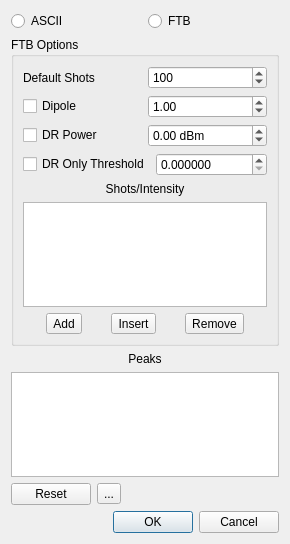
<?xml version="1.0" encoding="UTF-8"?>
<ui version="4.0">
 <class>PeakListExportDialog</class>
 <widget class="QDialog" name="PeakListExportDialog">
  <property name="geometry">
   <rect>
    <x>0</x>
    <y>0</y>
    <width>242</width>
    <height>544</height>
   </rect>
  </property>
  <property name="windowTitle">
   <string>Export Peak List</string>
  </property>
  <property name="windowIcon">
   <iconset resource="resources.qrc">
    <normaloff>:/icons/bc_logo_small.png</normaloff>:/icons/bc_logo_small.png</iconset>
  </property>
  <layout class="QVBoxLayout" name="verticalLayout_2">
   <item>
    <layout class="QHBoxLayout" name="horizontalLayout">
     <item>
      <widget class="QRadioButton" name="asciiRadioButton">
       <property name="text">
        <string>ASCII</string>
       </property>
      </widget>
     </item>
     <item>
      <widget class="QRadioButton" name="ftbRadioButton">
       <property name="text">
        <string>FTB</string>
       </property>
      </widget>
     </item>
    </layout>
   </item>
   <item>
    <widget class="QGroupBox" name="ftbOptionsBox">
     <property name="title">
      <string>FTB Options</string>
     </property>
     <layout class="QVBoxLayout" name="verticalLayout">
      <item>
       <layout class="QHBoxLayout" name="horizontalLayout_6">
        <item>
         <widget class="QLabel" name="label_3">
          <property name="text">
           <string>Default Shots</string>
          </property>
         </widget>
        </item>
        <item>
         <widget class="QSpinBox" name="defaultShotsSpinBox">
          <property name="toolTip">
           <string>&lt;html&gt;&lt;head/&gt;&lt;body&gt;&lt;p&gt;The number of shots to place into the ftb file for strong lines.&lt;/p&gt;&lt;p&gt;For weak lines, use the table below to set intensity thresholds for more shots.&lt;/p&gt;&lt;/body&gt;&lt;/html&gt;</string>
          </property>
          <property name="minimum">
           <number>1</number>
          </property>
          <property name="maximum">
           <number>100000000</number>
          </property>
          <property name="singleStep">
           <number>20</number>
          </property>
          <property name="value">
           <number>100</number>
          </property>
         </widget>
        </item>
       </layout>
      </item>
      <item>
       <layout class="QHBoxLayout" name="horizontalLayout_2">
        <item>
         <widget class="QCheckBox" name="dipoleCheckBox">
          <property name="text">
           <string>Dipole</string>
          </property>
         </widget>
        </item>
        <item>
         <widget class="QDoubleSpinBox" name="dipoleDoubleSpinBox">
          <property name="minimum">
           <double>0.010000000000000</double>
          </property>
          <property name="maximum">
           <double>10.000000000000000</double>
          </property>
          <property name="singleStep">
           <double>0.500000000000000</double>
          </property>
          <property name="value">
           <double>1.000000000000000</double>
          </property>
         </widget>
        </item>
       </layout>
      </item>
      <item>
       <layout class="QHBoxLayout" name="horizontalLayout_7">
        <item>
         <widget class="QCheckBox" name="drPowerCheckBox">
          <property name="text">
           <string>DR Power</string>
          </property>
         </widget>
        </item>
        <item>
         <widget class="QDoubleSpinBox" name="drPowerDoubleSpinBox">
          <property name="suffix">
           <string> dBm</string>
          </property>
          <property name="minimum">
           <double>-100.000000000000000</double>
          </property>
          <property name="maximum">
           <double>100.000000000000000</double>
          </property>
         </widget>
        </item>
       </layout>
      </item>
      <item>
       <layout class="QHBoxLayout" name="horizontalLayout_3">
        <item>
         <widget class="QCheckBox" name="drOnlyCheckBox">
          <property name="text">
           <string>DR Only Threshold</string>
          </property>
         </widget>
        </item>
        <item>
         <widget class="QDoubleSpinBox" name="drOnlyThreshSpinBox">
          <property name="decimals">
           <number>6</number>
          </property>
          <property name="maximum">
           <double>100000.000000000000000</double>
          </property>
         </widget>
        </item>
       </layout>
      </item>
      <item>
       <widget class="QLabel" name="label">
        <property name="text">
         <string>Shots/Intensity</string>
        </property>
        <property name="alignment">
         <set>Qt::AlignCenter</set>
        </property>
       </widget>
      </item>
      <item>
       <widget class="QTableView" name="shotsTableView">
        <property name="alternatingRowColors">
         <bool>true</bool>
        </property>
        <attribute name="verticalHeaderVisible">
         <bool>false</bool>
        </attribute>
       </widget>
      </item>
      <item>
       <layout class="QHBoxLayout" name="horizontalLayout_5">
        <item>
         <widget class="QToolButton" name="addShotButton">
          <property name="text">
           <string>Add</string>
          </property>
          <property name="icon">
           <iconset resource="resources.qrc">
            <normaloff>:/icons/add.png</normaloff>:/icons/add.png</iconset>
          </property>
          <property name="toolButtonStyle">
           <enum>Qt::ToolButtonTextBesideIcon</enum>
          </property>
         </widget>
        </item>
        <item>
         <widget class="QToolButton" name="insertShotButton">
          <property name="text">
           <string>Insert</string>
          </property>
          <property name="icon">
           <iconset resource="resources.qrc">
            <normaloff>:/icons/go-last.png</normaloff>:/icons/go-last.png</iconset>
          </property>
          <property name="toolButtonStyle">
           <enum>Qt::ToolButtonTextBesideIcon</enum>
          </property>
         </widget>
        </item>
        <item>
         <widget class="QToolButton" name="removeShotButton">
          <property name="text">
           <string>Remove</string>
          </property>
          <property name="icon">
           <iconset resource="resources.qrc">
            <normaloff>:/icons/remove.png</normaloff>:/icons/remove.png</iconset>
          </property>
          <property name="toolButtonStyle">
           <enum>Qt::ToolButtonTextBesideIcon</enum>
          </property>
         </widget>
        </item>
       </layout>
      </item>
     </layout>
     <zorder>label</zorder>
     <zorder>shotsTableView</zorder>
     <zorder>drOnlyCheckBox</zorder>
    </widget>
   </item>
   <item>
    <widget class="QLabel" name="label_2">
     <property name="text">
      <string>Peaks</string>
     </property>
     <property name="alignment">
      <set>Qt::AlignCenter</set>
     </property>
    </widget>
   </item>
   <item>
    <widget class="QTableView" name="peakListTableView">
     <property name="editTriggers">
      <set>QAbstractItemView::NoEditTriggers</set>
     </property>
     <property name="alternatingRowColors">
      <bool>true</bool>
     </property>
     <property name="selectionMode">
      <enum>QAbstractItemView::MultiSelection</enum>
     </property>
     <property name="selectionBehavior">
      <enum>QAbstractItemView::SelectRows</enum>
     </property>
    </widget>
   </item>
   <item>
    <layout class="QHBoxLayout" name="horizontalLayout_4">
     <item>
      <widget class="QPushButton" name="resetPeakListButton">
       <property name="text">
        <string>Reset</string>
       </property>
      </widget>
     </item>
     <item>
      <widget class="QToolButton" name="removePeakButton">
       <property name="text">
        <string>...</string>
       </property>
       <property name="icon">
        <iconset resource="resources.qrc">
         <normaloff>:/icons/remove.png</normaloff>:/icons/remove.png</iconset>
       </property>
      </widget>
     </item>
     <item>
      <spacer name="horizontalSpacer">
       <property name="orientation">
        <enum>Qt::Horizontal</enum>
       </property>
       <property name="sizeHint" stdset="0">
        <size>
         <width>40</width>
         <height>20</height>
        </size>
       </property>
      </spacer>
     </item>
    </layout>
   </item>
   <item>
    <widget class="QDialogButtonBox" name="buttonBox">
     <property name="orientation">
      <enum>Qt::Horizontal</enum>
     </property>
     <property name="standardButtons">
      <set>QDialogButtonBox::Cancel|QDialogButtonBox::Ok</set>
     </property>
    </widget>
   </item>
  </layout>
 </widget>
 <resources>
  <include location="resources.qrc"/>
 </resources>
 <connections>
  <connection>
   <sender>buttonBox</sender>
   <signal>accepted()</signal>
   <receiver>PeakListExportDialog</receiver>
   <slot>accept()</slot>
   <hints>
    <hint type="sourcelabel">
     <x>248</x>
     <y>254</y>
    </hint>
    <hint type="destinationlabel">
     <x>157</x>
     <y>274</y>
    </hint>
   </hints>
  </connection>
  <connection>
   <sender>buttonBox</sender>
   <signal>rejected()</signal>
   <receiver>PeakListExportDialog</receiver>
   <slot>reject()</slot>
   <hints>
    <hint type="sourcelabel">
     <x>316</x>
     <y>260</y>
    </hint>
    <hint type="destinationlabel">
     <x>286</x>
     <y>274</y>
    </hint>
   </hints>
  </connection>
 </connections>
</ui>
